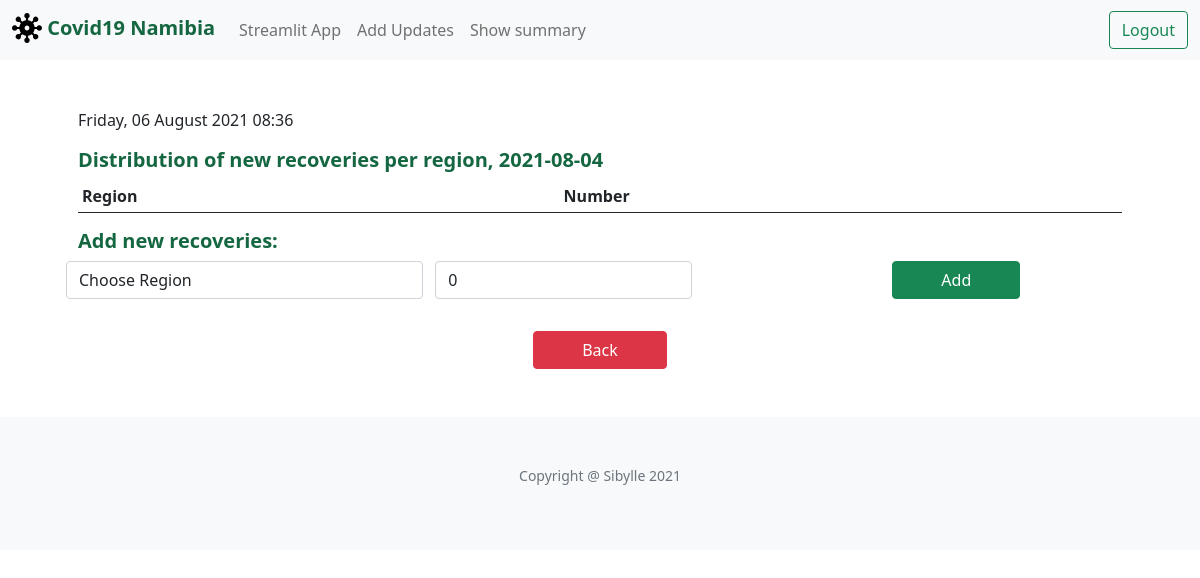
Before: /add_recoveries (signed in) with the older database file.
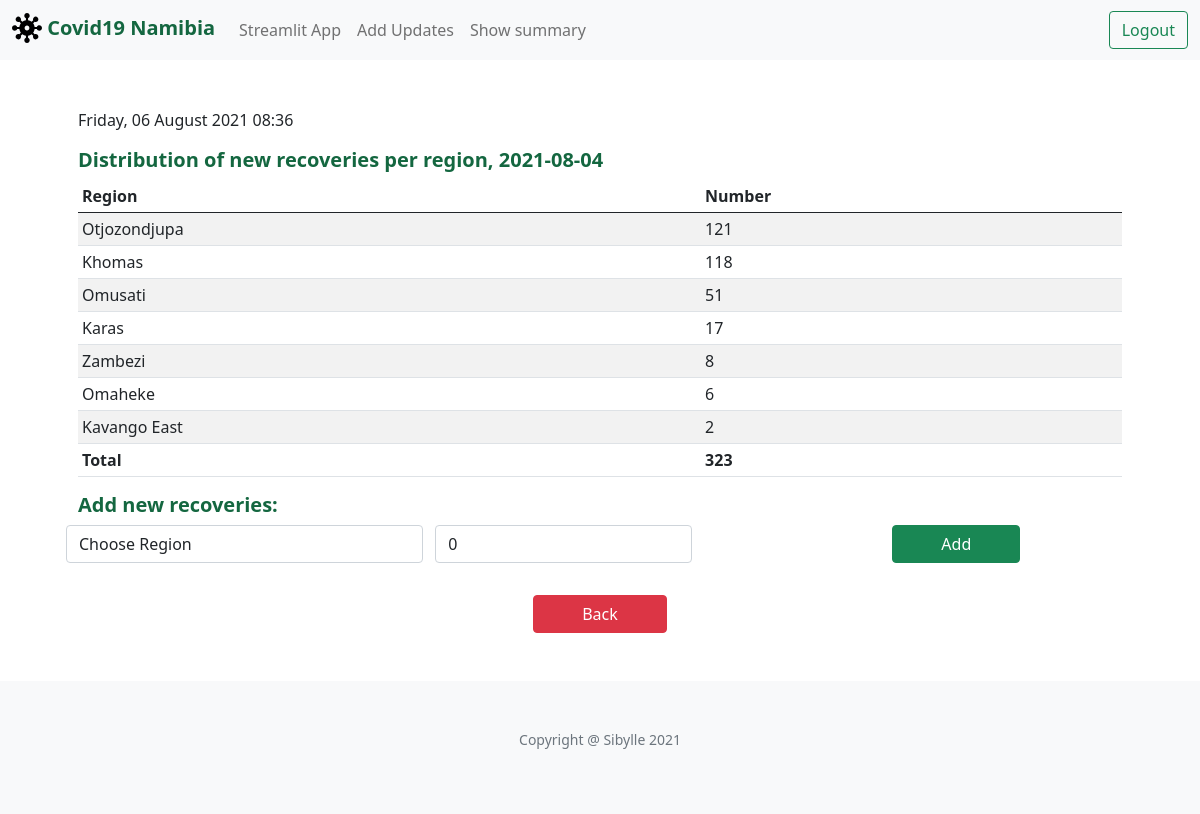
After: the same page with the newer database file.
### tables this page shows
CREATE TABLE recoveries(id INTEGER PRIMARY KEY, recoveries_date TEXT NOT NULL,region TEXT NOT NULL, new_recoveries INTEGER, update_date TEXT NOT NULL);

### application.py (the view)
@app.route("/add_recoveries", methods=["GET", "POST"])
@login_required
def add_recoveries():
    now=datetime.now(timezone("Africa/Johannesburg"))
    date_now=now.date()
    row = db.execute("SELECT * FROM active_date")
    new_date_str=row[0]['active_date']
    new_date = datetime.strptime(new_date_str, '%Y-%m-%d').date()
    region_list=[]
    temp = db.execute("SELECT DISTINCT region FROM districts")
    for d in temp:
        region_list.append(d['region'])
    region_list.append("unknown")
    if request.method == "POST":
        if not request.form.get("region"):
            return apology("must provide region", 400)
        if not request.form.get("new_recoveries"):
            no_recoveries=0
        else:
            no_recoveries=int(request.form.get("new_recoveries"))
        region = request.form.get("region")
        check=db.execute("SELECT * FROM recoveries WHERE recoveries_date LIKE ? AND region LIKE ? ", new_date,region)
        if len(check)== 1:
            return render_template("update_recoveries.html",new_date=new_date,check=check[0],now=now)
        db.execute("INSERT INTO recoveries(recoveries_date,region,new_recoveries,update_date) VALUES (?,?,?,?)", new_date,region,no_recoveries,date_now)
        rows = db.execute("SELECT * FROM recoveries WHERE recoveries_date LIKE ? ORDER BY new_recoveries DESC", new_date)
        return render_template("add_recoveries.html",new_date=new_date,region_list=region_list,new_recoveries=rows,now=now)
    else:
        rows = db.execute("SELECT * FROM recoveries WHERE recoveries_date LIKE ? ORDER BY new_recoveries DESC", new_date)
        return render_template("add_recoveries.html",new_date=new_date,region_list=region_list,new_recoveries=rows,now=now)

### application.py (called while the page is built)
def login_required(f):
    @wraps(f)
    def decorated_function(*args, **kwargs):
        if session.get("user_id") is None:
            return redirect("/login")
        return f(*args, **kwargs)
    return decorated_function

@app.after_request
def after_request(response):
    response.headers["Cache-Control"] = "no-cache, no-store, must-revalidate"
    response.headers["Expires"] = 0
    response.headers["Pragma"] = "no-cache"
    return response

### templates/add_recoveries.html (shortened to what this page needs)
{% extends "layout.html" %}
{% block main %}
  <p>{{ now.strftime("%A, %d %B %Y %H:%M") }}</p>
  <h5>Distribution of new recoveries per region, {{ new_date }}</h5>
  <table class="table table-sm table-striped">
    <thead>
        <tr>
           <th scope="col">Region</th>
            <th scope="col">Number</th>
        </tr>
    </thead>
    <tbody>
        {% if new_recoveries %}
        {% for row in new_recoveries %}
        <tr>
            <td class="text-left">{{ row.region }}</td>
            <td class="text-left">{{ row.new_recoveries }}</td>
        </tr>
        {% endfor %}
        <tr>
            <td class="text-left" ><strong>Total</strong></td>
            <td class="text-left"> <strong>{{ new_recoveries|sum("new_recoveries") }}</strong>
        </tr>
        {% endif %}
    </tbody>
  </table>
  <form action="/add_recoveries" method="post">
        <h5> Add new recoveries:</h5>
        <div class="row">
            <select class="form-control col mb-2" name="region">
                <option disabled selected value="">Choose Region</option>
            </select>
            <div class="form-group col mb-2">
                <input autocomplete="off" autofocus class="form-control" name="new_recoveries" placeholder="0" value="0" type="number">
            </div>
            <div class="col text-center">
                <button class="btn btn-success px-5" type="submit">Add</button>
            </div>
        </div>
  </form>
  <div class="text-center mt-4">
      <a class="btn btn btn-danger px-5" href="./" role="button">Back</a>
  </div>
{% endblock %}

### templates/layout.html (shortened to what this page needs)
<!DOCTYPE html>
<html lang="en">
<head>
	<link href="https://cdn.jsdelivr.net/npm/bootstrap@5.0.1/dist/css/bootstrap.min.css" rel="stylesheet">
	<link rel="stylesheet" href="./static/styles.css">
</head>
<body>
	<nav class="navbar navbar-expand-md navbar-light bg-light">
	  	<div class="container-fluid">
	    <a class="navbar-brand" href="./">
	      <img src="./static/virus-svgrepo-com.svg" alt="" width="30" height="30" class="d-inline-block mb-1">
	      Covid19 Namibia
	    </a>
	    <div class="collapse navbar-collapse" id="navbarSupportedContent">
	        {% if session.user_id %}
		        <ul class="navbar-nav me-auto mb-2 mb-md-0">
		            <li class="nav-item"><a class="nav-link" href="https:/share.streamlit.io/ehasib/covid19-nam/app.py" target="_blank">Streamlit App</a></li>
		            <li class="nav-item"><a class="nav-link" href="./">Add Updates</a></li>
		            <li class="nav-item"><a class="nav-link" href="./summary">Show summary</a></li>
		        </ul>
		        <ul class="navbar-nav ms-auto mb-2 mb-md-0">
		            <li class="nav-item">
		            	<a class="btn btn-outline-success" href="/logout" role="button">Logout</a>
		            </li>
		        </ul>
        	{% endif %}
	    </div>
	  </div>
	</nav>
	<main class="container p-5">
            {% block main %}
            {% endblock %}
     </main>
	<footer class="small text-center text-muted bg-light p-5">
            <p> Copyright @ Sibylle 2021</p>
    </footer>
</body>
</html>

### static/styles.css (style rules this page uses)
body { font-weight: 400; font-style: normal; font-size: 16px; opacity: 1; visibility: visible; }
h2,h5 { color: #146740; font-weight:600; }
.navbar-light .navbar-brand { color: #146740; font-weight:600; }
.form-control { display: inline-block; width: auto; }

Changed rows visible on the page:
added recoveries: region "Otjozondjupa", new_recoveries "121"
added recoveries: region "Khomas", new_recoveries "118"
added recoveries: region "Omusati", new_recoveries "51"
added recoveries: region "Karas", new_recoveries "17"
added recoveries: region "Zambezi", new_recoveries "8"
added recoveries: region "Omaheke", new_recoveries "6"
added recoveries: region "Kavango East", new_recoveries "2"
Other visible differences:
{{ new_recoveries|sum("new_recoveries") }}: (not shown) → "323"
text now shown: "Total"
